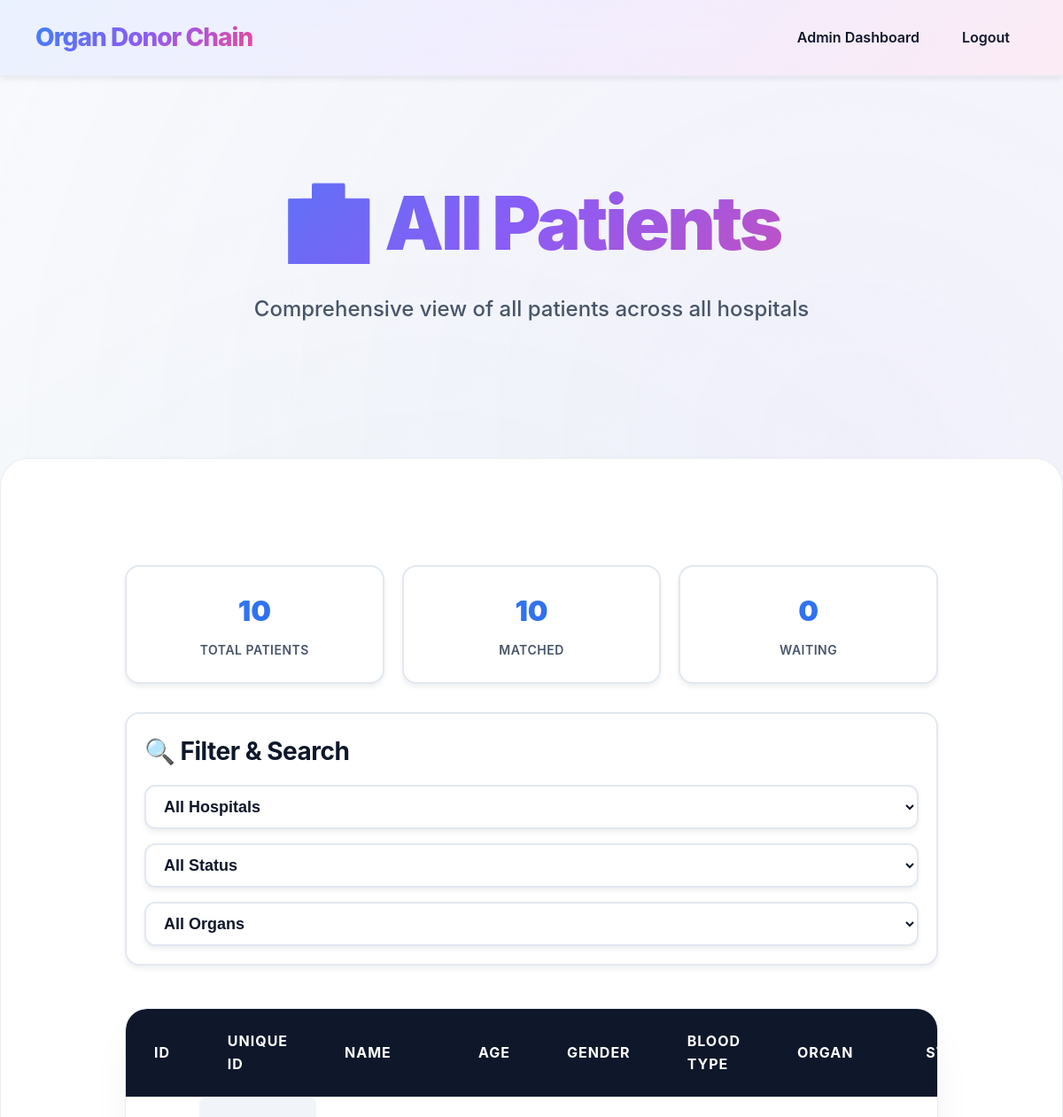
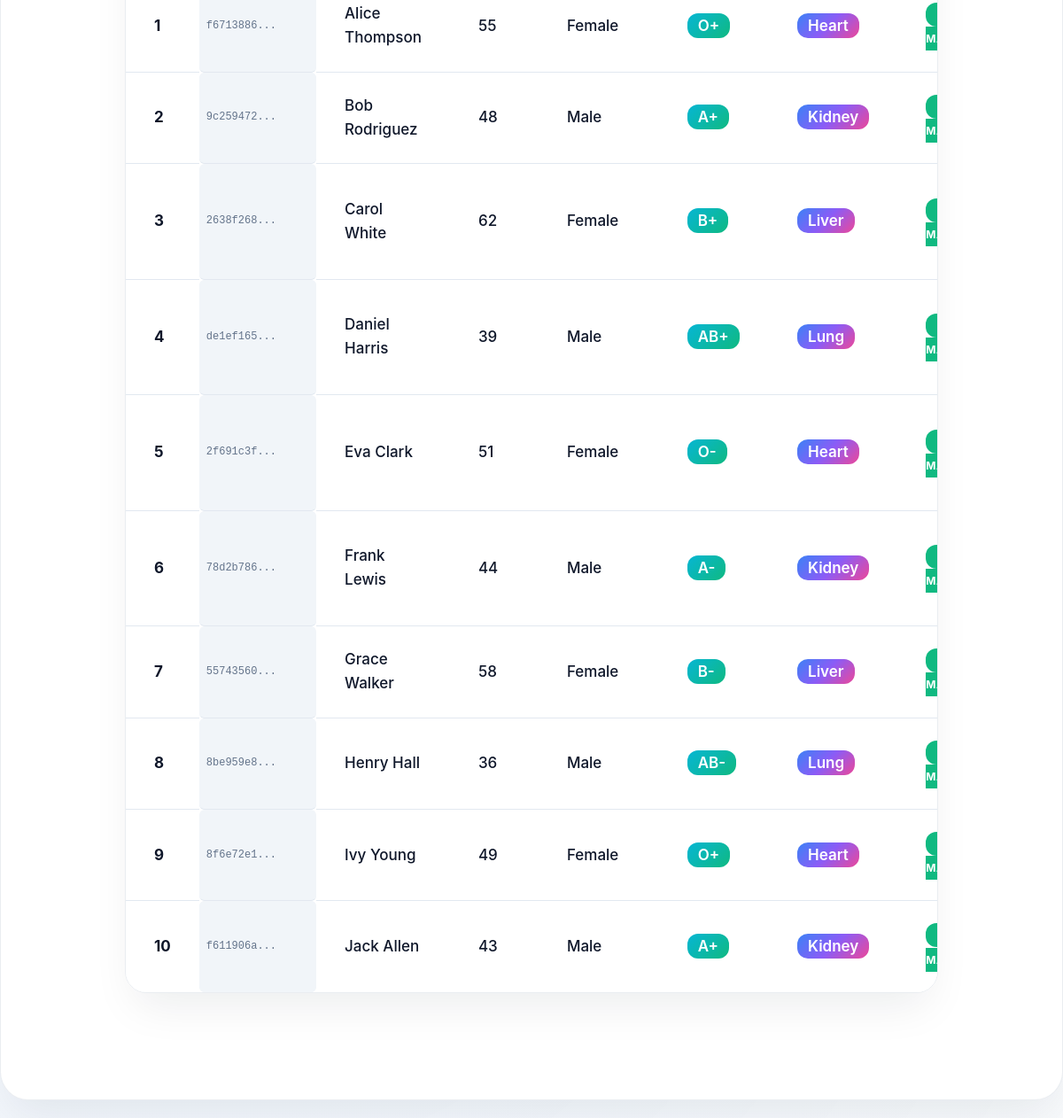
Screenshot of /admin_patients (signed in) with the database file from the repository (2 pictures, top to bottom).
### tables this page shows
CREATE TABLE patient (
        id INTEGER PRIMARY KEY AUTOINCREMENT,
        unique_id TEXT UNIQUE,
        hospital_id INTEGER,
        name TEXT,
        age INTEGER,
        gender TEXT,
        blood_type TEXT,
        organ TEXT,
        status TEXT DEFAULT 'Not Matched',
        registration_date TEXT DEFAULT CURRENT_TIMESTAMP,
        FOREIGN KEY (hospital_id) REFERENCES hospital(id)
    );

### server/app.py (the view)
@app.route('/admin_patients')
def admin_patients():
    if 'admin' not in session:
        return redirect('/login')
    conn = sqlite3.connect(DB)
    c = conn.cursor()
    try:
        c.execute('''
            SELECT p.id, p.unique_id, p.name, p.age, p.gender, p.blood_type, p.organ, p.status, p.registration_date, h.name as hospital_name
            FROM patient p
            JOIN hospital h ON p.hospital_id = h.id
            ORDER BY p.registration_date ASC
        ''')
        patients = c.fetchall()
    except sqlite3.OperationalError:
        c.execute('''
            SELECT p.id, p.name, p.age, p.gender, p.blood_type, p.organ, p.status, h.name as hospital_name
            FROM patient p
            JOIN hospital h ON p.hospital_id = h.id
            ORDER BY p.id ASC
        ''')
        old_patients = c.fetchall()
        patients = [(p[0], 'N/A', p[1], p[2], p[3], p[4], p[5], p[6], 'N/A', p[7]) for p in old_patients]
    conn.close()
    return render_template('admin_patients.html', patients=patients)

### client/templates/admin_patients.html (shortened to what this page needs)
<!DOCTYPE html>
<html>
<head>
    <link rel="stylesheet" href="../static/style.css">
</head>
<body>
<nav class="navbar">
    <div class="nav-container">
        <a class="brand" href="/login">Organ Donor Chain</a>
        <ul class="nav-links">
            <li><a href="/manage_hospitals">Admin Dashboard</a></li>
            <li><a href="/logout">Logout</a></li>
        </ul>
    </div>
</nav>
<section class="hero">
    <div class="hero-inner">
        <h1>🏥 All Patients</h1>
        <p>Comprehensive view of all patients across all hospitals</p>
    </div>
</section>
<div class="container container-wide">
    <div class="stats-header">
        <div class="stat-card">
            <div class="stat-number">{{ patients|length }}</div>
            <div class="stat-label">Total Patients</div>
        </div>
        <div class="stat-card">
            <div class="stat-number">{{ patients|selectattr('7', 'equalto', 'Matched')|list|length }}</div>
            <div class="stat-label">Matched</div>
        </div>
        <div class="stat-card">
            <div class="stat-number">{{ patients|selectattr('7', 'equalto', 'Not Matched')|list|length }}</div>
            <div class="stat-label">Waiting</div>
        </div>
    </div>
    <div class="hospital-filter">
        <h3 style="margin: 0 0 16px 0; color: var(--text-primary);">🔍 Filter & Search</h3>
        <div class="filter-controls">
            <select class="filter-select" id="hospitalFilter" onchange="filterByHospital()">
                <option value="">All Hospitals</option>
            </select>
            <select class="filter-select" id="statusFilter" onchange="filterByStatus()">
                <option value="">All Status</option>
            </select>
            <select class="filter-select" id="organFilter" onchange="filterByOrgan()">
                <option value="">All Organs</option>
            </select>
        </div>
    </div>
    <div class="table-container">
        <table id="patientsTable">
            <thead>
                <tr>
                    <th>ID</th>
                    <th>Unique ID</th>
                    <th>Name</th>
                    <th>Age</th>
                    <th>Gender</th>
                    <th>Blood Type</th>
                    <th>Organ</th>
                    <th>Status</th>
                </tr>
            </thead>
            <tbody>
                {% for patient in patients %}
                <tr data-hospital="{{ patient[9] }}" data-status="{{ patient[7] }}" data-organ="{{ patient[6] }}">
                    <td><strong>{{ patient[0] }}</strong></td>
                    <td class="unique-id-cell">{{ patient[1][:8] }}...</td>
                    <td>{{ patient[2] }}</td>
                    <td>{{ patient[3] }}</td>
                    <td>{{ patient[4] }}</td>
                    <td><span style="background: var(--secondary-gradient); color: white; padding: 4px 12px; border-radius: 12px; font-weight: 600;">{{ patient[5] }}</span></td>
                    <td><span style="background: var(--primary-gradient); color: white; padding: 4px 12px; border-radius: 12px; font-weight: 600;">{{ patient[6] }}</span></td>
                    <td>
                        {% if patient[7] == 'Matched' %}
                        <span class="status-badge status-matched">✅ Matched</span>
                        {% else %}
                        <span class="status-badge status-not-matched">⏳ Waiting</span>
                        {% endif %}
                    </td>
                </tr>
                {% endfor %}
            </tbody>
        </table>
    </div>
</div>
</body>
</html>

### client/templates/admin_patients.html (style rules this page uses)
.stats-header { display: grid; grid-template-columns: repeat(auto-fit, minmax(200px, 1fr)); gap: 20px; margin-bottom: 32px; }
.stat-card { background: var(--bg-primary); border: 2px solid var(--border-color); border-radius: 16px; padding: 24px; text-align: center; box-shadow: var(--shadow-soft); }
.stat-number { font-size: 32px; font-weight: 900; background: linear-gradient(135deg, #3b82f6 0%, #2563eb 100%); -webkit-background-clip: text; -webkit-text-fill-color: transparent; background-clip: text; margin-bottom: 8px; }
.stat-label { font-size: 14px; font-weight: 600; color: var(--text-secondary); text-transform: uppercase; letter-spacing: 0.5px; }
.hospital-filter { background: var(--bg-primary); border: 2px solid var(--border-color); border-radius: 16px; padding: 20px; margin-bottom: 24px; box-shadow: var(--shadow-soft); }
.filter-controls { display: flex; gap: 16px; align-items: center; flex-wrap: wrap; }
.filter-select { padding: 12px 16px; border: 2px solid var(--border-color); border-radius: 12px; background: var(--bg-primary); color: var(--text-primary); font-weight: 600; min-width: 200px; }
.status-badge { padding: 6px 12px; border-radius: 12px; font-size: 12px; font-weight: 700; text-transform: uppercase; letter-spacing: 0.5px; }
.status-matched { background: #10b981; color: white; }
.unique-id-cell { font-family: 'Courier New', monospace; font-size: 12px; background: var(--bg-tertiary); padding: 4px 8px; border-radius: 6px; color: var(--text-muted); }

### rows the page displays
patient: id "1", patient "f6713886", name "Alice Thompson", age "55", gender "Female", blood_type "O+", organ "Heart", status "✅ MATCHED"
patient: id "2", patient "9c259472", name "Bob Rodriguez", age "48", gender "Male", blood_type "A+", organ "Kidney", status "✅ MATCHED"
patient: id "3", patient "2638f268", name "Carol White", age "62", gender "Female", blood_type "B+", organ "Liver", status "✅ MATCHED"
patient: id "4", patient "de1ef165", name "Daniel Harris", age "39", gender "Male", blood_type "AB+", organ "Lung", status "✅ MATCHED"
patient: id "5", patient "2f691c3f", name "Eva Clark", age "51", gender "Female", blood_type "O-", organ "Heart", status "✅ MATCHED"
patient: id "6", patient "78d2b786", name "Frank Lewis", age "44", gender "Male", blood_type "A-", organ "Kidney", status "✅ MATCHED"
patient: id "7", patient "55743560", name "Grace Walker", age "58", gender "Female", blood_type "B-", organ "Liver", status "✅ MATCHED"
patient: id "8", patient "8be959e8", name "Henry Hall", age "36", gender "Male", blood_type "AB-", organ "Lung", status "✅ MATCHED"
patient: id "9", patient "8f6e72e1", name "Ivy Young", age "49", gender "Female", blood_type "O+", organ "Heart", status "✅ MATCHED"
patient: id "10", patient "f611906a", name "Jack Allen", age "43", gender "Male", blood_type "A+", organ "Kidney", status "✅ MATCHED"

### other values shown
{{ patients|length }} "10"
{{ patients|selectattr('7', 'equalto', 'Matched')|list|length }} "10"
{{ patients|selectattr('7', 'equalto', 'Not Matched')|list|length }} "0"
